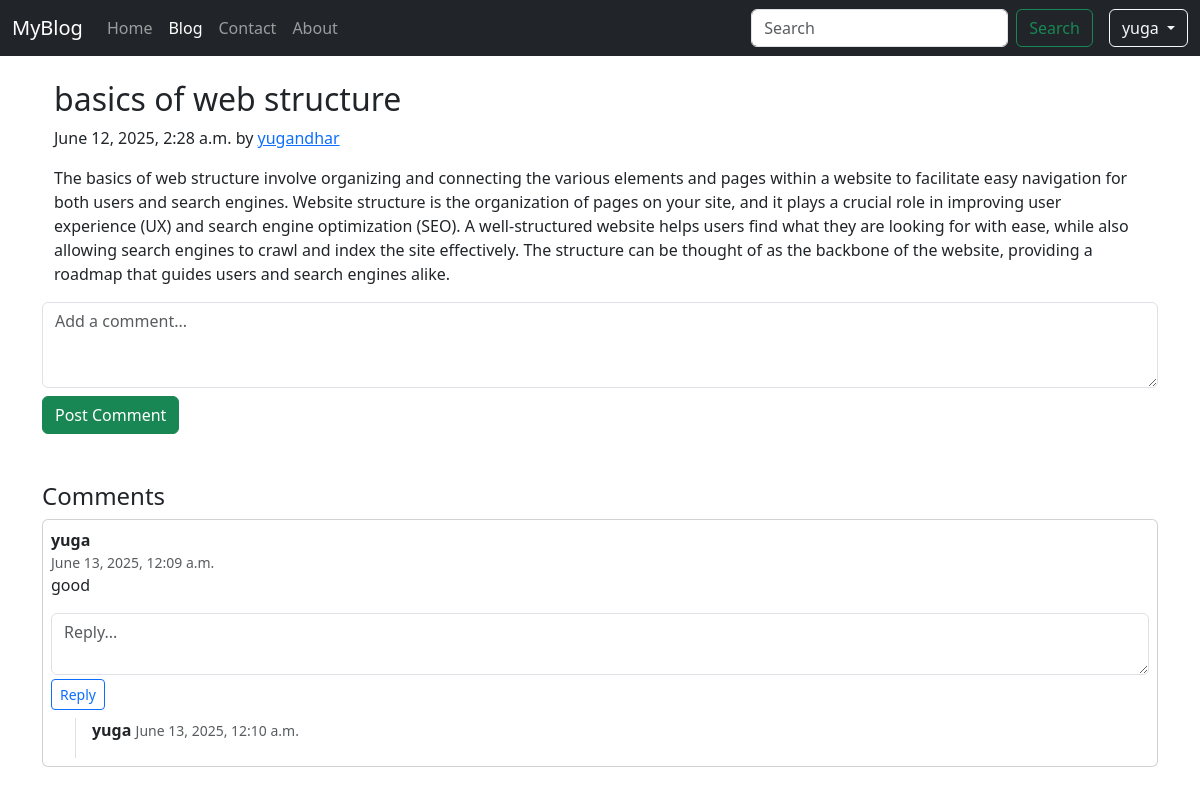
/blog/first-blog (signed in), run on the app's committed database.
### blog/models.py (models this page shows, shortened)
class Post(models.Model):
    Sno = models.AutoField(primary_key=True)
    author = models.CharField(max_length=100)
    title = models.CharField(max_length = 150)
    slug = models.CharField(max_length=140)
    timeStamp = models.DateTimeField(default=now)
    content = models.TextField()

class BlogComments(models.Model):
    Sno  = models.AutoField(primary_key=True)
    comment = models.TextField()
    user = models.ForeignKey(User, on_delete = models.CASCADE)
    post = models.ForeignKey(Post, on_delete = models.CASCADE)
    parent = models.ForeignKey('self',on_delete = models.CASCADE, null  =True)
    timestamp = models.DateTimeField(default=now)

### blog/views.py (the view)
# urls.py: path('<str:slug>',views.blogpost,name = 'blogpost'),
def blogpost(request,slug):
    post = Post.objects.filter(slug=slug).first()
    post = Post.objects.get(slug=slug)
    comments = BlogComments.objects.filter(post=post, parent=None)
    replies = BlogComments.objects.filter(post=post).exclude(parent=None)
    replyDict = {}
    for reply in replies:
        if reply.parent.Sno not in replyDict:
            replyDict[reply.parent.Sno] = [reply]
        else:
            replyDict[reply.parent.Sno].append(reply)
    context = {
        'post': post,
        'comments': comments,
        'replyDict': replyDict,
        'user': request.user
    }
    return render(request, 'blog/blogpost.html', context)

### blog/templatetags/extras.py (called while the page is built)
@register.filter
def get_item(dictionary, key):
    return dictionary.get(key)

### templates/blog/blogpost.html (shortened to what this page needs)
{% extends 'basic.html'%}
{% load extras %}
{% block blogactive %}active{% endblock blogactive %}
{% block body %}
<div class= 'container my-3'>
    <div class = 'blog-post'>
        <h2 class = 'blog-post-title'>
            {{post.title}}
        </h2>
        <p class ='blog-post-meta'>
                {{post.timeStamp}} by <a href='home/profile.html'> {{post.author}}</a>
        </p>
       <p>{{ post.content|linebreaks }}</p>
    </div>
</div>
{% if user.is_authenticated %}
<form action="/blog/postComment" method="post">{% csrf_token %}
  <textarea name="comment" class="form-control" rows="3" placeholder="Add a comment..."></textarea>
  <button type="submit" class="btn btn-success mt-2">Post Comment</button>
</form>
{% else %}
<p class="text-danger">Please <a href="#" data-bs-toggle="modal" data-bs-target="#loginmodel">login</a> to comment.</p>
{% endif %}
<h4 class="mt-5">Comments</h4>
{% for comment in comments %}
  <div class="card my-2 p-2">
    <strong>{{ comment.user.username }}</strong> <small class="text-muted">{{ comment.timestamp }}</small>
    <p>{{ comment.comment }}</p>
    <form action="/blog/postComment" method="post">
      <textarea name="comment" class="form-control" rows="2" placeholder="Reply..."></textarea>
      <button type="submit" class="btn btn-sm btn-outline-primary mt-1">Reply</button>
    </form>
    {% for reply in replyDict|get_item:comment.Sno %}
      <div class="ms-4 mt-2 border-start ps-3">
        <strong>{{ reply.user.username }}</strong> <small class="text-muted">{{ reply.timestamp }}</small>
      </div>
    {% endfor %}
  </div>
{% endfor %}
{% endblock body %}

### templates/basic.html (shortened to what this page needs)
<!DOCTYPE html>
<html lang="en">
<head>
  <link href="https://cdn.jsdelivr.net/npm/bootstrap@5.3.3/dist/css/bootstrap.min.css" rel="stylesheet">
</head>
<body>
<nav class="navbar navbar-expand-lg navbar-dark bg-dark">
  <div class="container-fluid">
    <a class="navbar-brand" href="/">MyBlog</a>
    <div class="collapse navbar-collapse" id="navbarContent">
      <ul class="navbar-nav me-auto mb-2 mb-lg-0">
        <li class="nav-item"><a class="nav-link {% block homeactive %}{% endblock %}" href="/">Home</a></li>
        <li class="nav-item"><a class="nav-link {% block blogactive %}{% endblock %}" href="/blog">Blog</a></li>
        <li class="nav-item"><a class="nav-link {% block contactactive %}{% endblock %}" href="/contact">Contact</a></li>
        <li class="nav-item"><a class="nav-link {% block aboutactive %}{% endblock %}" href="/about">About</a></li>
      </ul>
      <form class="d-flex me-3" method="get" action="/search">
        <input class="form-control me-2" type="search" placeholder="Search" name="query" required>
        <button class="btn btn-outline-success" type="submit">Search</button>
      </form>
      {% if user.is_authenticated %}
      <div class="dropdown">
        <button class="btn btn-outline-light dropdown-toggle" type="button" data-bs-toggle="dropdown">
          {{ user.username }}
        </button>
      </div>
      {% else %}
      <button class="btn btn-success mx-1" data-bs-toggle="modal" data-bs-target="#loginmodel">Log In</button>
      <button class="btn btn-success" data-bs-toggle="modal" data-bs-target="#signinmodel">Sign In</button>
      {% endif %}
    </div>
  </div>
</nav>
<div class="container mt-4">
  {% block body %}{% endblock %}
</div>
</body>
</html>

### data on the page
Post: title "basics of web structure", timeStamp "June 12, 2025, 2:28 a.m.", author "yugandhar", content "The basics of web structure involve organizing and connecting the various elements and pages within a website to facilitate easy navigation for both users and search engines. Website structure is the organization of pages on your site, and it plays a crucial role in improving user experience (UX) and search engine optimization (SEO). A well-structured website helps users find what they are looking for with ease, while also allowing search engines to crawl and index the site effectively. The structure can be thought of as the backbone of the website, providing a roadmap that guides users and search engines alike."
BlogComments: user.username "yuga", timestamp "June 13, 2025, 12:09 a.m.", comment "good"
BlogComments: user.username "yuga", timestamp "June 13, 2025, 12:10 a.m."

### other printed values
{{ user.username }} "yuga"
